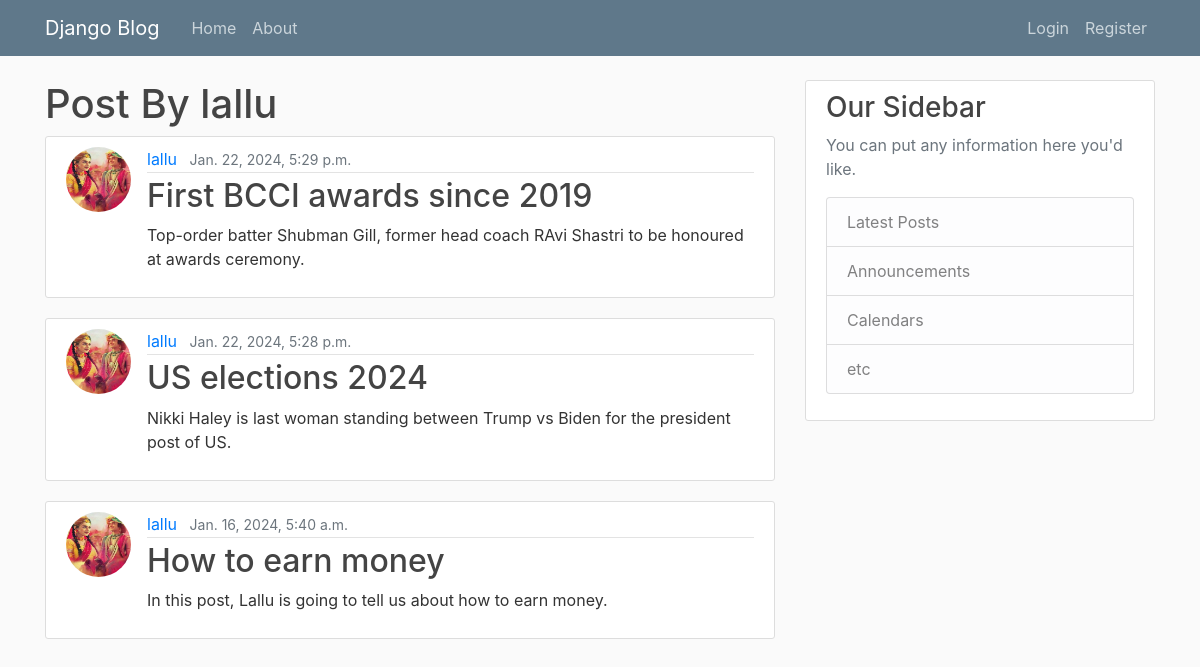
The app's page /user/lallu/ with its own data.
### blog/models.py (models this page shows, shortened)
class Post(models.Model):
    title = models.CharField(max_length=100)
    image_f = models.ImageField(upload_to='blog_image', null=True, blank=True)
    content = models.TextField()
    date_posted = models.DateTimeField(default=timezone.now)
    author = models.ForeignKey(User, on_delete=models.CASCADE)

### users/models.py (models this page shows, shortened)
class Profile(models.Model):
    user = models.OneToOneField(User, on_delete=models.CASCADE)
    imag = models.ImageField(default='default.jpg', upload_to='profile_pics')

### blog/views.py (the view)
# urls.py: path('user/<str:username>/', UserPostListView.as_view(), name='user-posts'),
class UserPostListView(ListView):
    model = Post
    template_name = 'blog/user_post.html'
    context_object_name = 'posts'
    paginate_by = 5
    def get_queryset(self):
        user = get_object_or_404(User, username=self.kwargs.get('username'))
        return Post.objects.filter(author=user).order_by('-date_posted')

### blog/templates/blog/user_post.html (shortened to what this page needs)
{% extends 'blog/base.html' %}
{% block content %}
        <h1>Post By {{ view.kwargs.username }} </h1>
    {% for post in posts %}
        <article class="media content-section">
          <img class="rounded-circle article-img" src="{{ post.author.profile.imag.url }}" alt="">
          <div class="media-body">
            <div class="article-metadata">
              <a class="mr-2" href="{% url 'user-posts' post.author.username %}">{{ post.author }}</a>
              <small class="text-muted">{{ post.date_posted }}</small>
            </div>
            <h2><a class="article-title" href="{% url 'post-detail' post.id %}">{{ post.title }}</a></h2>
            <p class="article-content">{{ post.content }}</p>
          </div>
        </article>
    {% endfor %}
{% endblock content %}

### blog/static/blog/main.css (style rules this page uses)
body { background: #fafafa; color: #333333; margin-top: 5rem; }
h1, h2, h3, h4, h5, h6 { color: #444444; }
.content-section { background: #ffffff; padding: 10px 20px; border: 1px solid #dddddd; border-radius: 3px; margin-bottom: 20px; }
.article-title { color: #444444; }
.article-content { white-space: pre-line; }
.article-img { height: 65px; width: 65px; margin-right: 16px; }
.article-metadata { padding-bottom: 1px; margin-bottom: 4px; border-bottom: 1px solid #e3e3e3 }

### records on screen
Post: author.profile.imag (placeholder picture), author "lallu", date_posted "Jan. 22, 2024, 5:29 p.m.", title "First BCCI awards since 2019", content "Top-order batter Shubman Gill, former head coach RAvi Shastri to be honoured at awards ceremony."
Post: author.profile.imag (placeholder picture), author "lallu", date_posted "Jan. 22, 2024, 5:28 p.m.", title "US elections 2024", content "Nikki Haley is last woman standing between Trump vs Biden for the president post of US."
Post: author.profile.imag (placeholder picture), author "lallu", date_posted "Jan. 16, 2024, 5:40 a.m.", title "How to earn money", content "In this post, Lallu is going to tell us about how to earn money."

### other values on screen
{{ view.kwargs.username }} "lallu"
